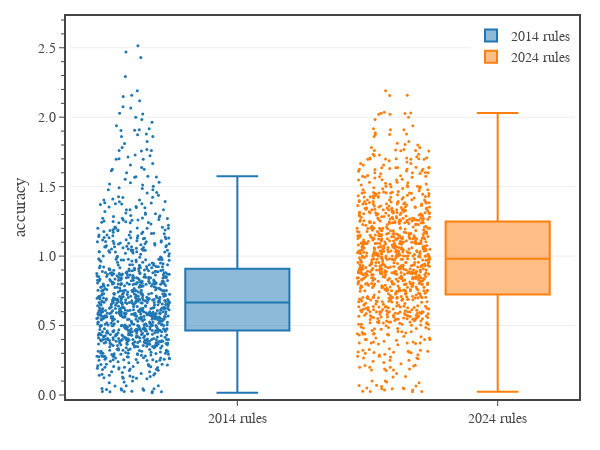

The notebook cell saved with this chart:
### Code cell
# Fig. 5: plots simulated damage ratio vs adjusted XP ratio
fig = go.Figure()

# plot monster data
df1 = dfe[dfe['encounter_size'].ge(1)]
text = df1.apply(lambda r: f"XP ratio {r['2014 xp ratio']:.3f}<br>accuracy {r['2014 accuracy']:.3f}<br>"
                 f"Difficulty {r['2014 difficulty']}<br>PCs {r['pc_levels']}<br>CRs {r['mon_crs']}", axis=1)
fig.add_box(
    y=df1['2014 accuracy'], 
    x=['2014 rules']*len(df1),
    boxpoints='all',
    width=0.4,
    pointpos=-2,
    whiskerwidth=0.4,
    jitter=0.7,
    marker_size=3,
    marker_line_width=0,
    line_color=COLORS[0],
    name=f'2014 rules',
    legendgroup=f'2014 rules',
    text=text,
    hoveron='points',
    hovertemplate='%{text}<extra></extra>',
)

text = df1.apply(lambda r: f"XP ratio {r['2014 xp ratio']:.3f}<br>accuracy {r['2014 accuracy']:.3f}<br>"
                 f"Difficulty {r['2014 difficulty']}<br>PCs {r['pc_levels']}<br>CRs {r['mon_crs']}", axis=1)
fig.add_box(
    y=df1['2024 accuracy'], 
    x=['2024 rules']*len(df1),
    boxpoints='all',
    width=0.4,
    pointpos=-2,
    whiskerwidth=0.4,
    jitter=0.7,
    marker_size=3,
    marker_line_width=0,
    line_color=COLORS[1],
    name=f'2024 rules',
    legendgroup=f'2024 rules',
    text=text,
    hoveron='points',
    hovertemplate='%{text}<extra></extra>',
)
print('2014', np.mean(df1['2014 accuracy']))
print('2024', np.mean(df1['2024 accuracy']))

# show figure
fig.update_layout(
    template=tfb.FIG_TEMPLATE,
    margin=dict(l=70, r=25, b=55, t=20, pad=4),
    xaxis=dict(
        autorange=True,
        tickmode='auto',
        minor_tickmode='auto',
    ),
    yaxis=dict(
        title_text=f'accuracy',
        range=[0,2.7],
        tickmode='auto',
        tickformat='.1f',
        minor_tickmode='auto',
    ),
    legend=dict(
        xanchor='right', yanchor='top',
        x=1.00, y=1.00,
        orientation='v',
        tracegroupgap=0,
    ),
    width=600, 
    height=450,
)
fig.show(config=tfb.FIG_CONFIG)

# save figures
if SAVEFIGS:
    fig.write_image('../../assets/images/calibrating-encounter-math.png')
    fig.update_layout(autosize=True, width=None, height=None)
    tfb.save_fig_html(fig, format='large', name=f'./fig-sim-accuracy-distribution-large')
    tfb.save_fig_html(fig, format='small', name=f'./fig-sim-accuracy-distribution-small')

### Figure 1 — Plotly figure (JSON) as saved in the notebook; plotly's stock layout.template omitted (floating-point values rounded to 4 significant figures; data arrays with more than 128 entries replaced by an {"elided": "..."} marker saying what was removed)
{"data": [{"boxpoints": "all", "hoveron": "points", "hovertemplate": "%{text}<extra></extra>", "jitter": 0.7, "legendgroup": "2014 rules", "line": {"color": "#1f77b4"}, "marker": {"line": {"width": 0}, "size": 3}, "name": "2014 rules", "pointpos": -2, "text": {"elided": "1000 str values"}, "type": "box", "whiskerwidth": 0.4, "width": 0.4, "x": {"elided": "1000 str values"}, "y": {"elided": "1000 float values"}}, {"boxpoints": "all", "hoveron": "points", "hovertemplate": "%{text}<extra></extra>", "jitter": 0.7, "legendgroup": "2024 rules", "line": {"color": "#ff7f0e"}, "marker": {"line": {"width": 0}, "size": 3}, "name": "2024 rules", "pointpos": -2, "text": {"elided": "1000 str values"}, "type": "box", "whiskerwidth": 0.4, "width": 0.4, "x": {"elided": "1000 str values"}, "y": {"elided": "1000 float values"}}], "layout": {"height": 450, "legend": {"orientation": "v", "tracegroupgap": 0, "x": 1, "xanchor": "right", "y": 1, "yanchor": "top"}, "margin": {"b": 55, "l": 70, "pad": 4, "r": 25, "t": 20}, "width": 600, "xaxis": {"autorange": true, "minor": {"tickmode": "auto"}, "tickmode": "auto"}, "yaxis": {"minor": {"tickmode": "auto"}, "range": [0, 2.7], "tickformat": ".1f", "tickmode": "auto", "title": {"text": "accuracy"}}}}
